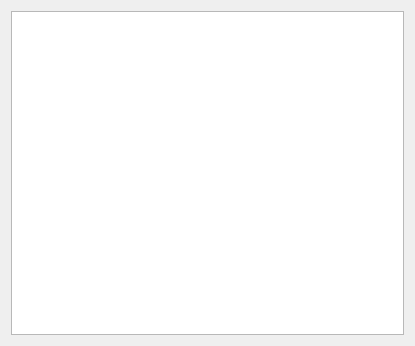
<?xml version="1.0" encoding="UTF-8"?>
<ui version="4.0">
 <class>Widget</class>
 <widget class="QWidget" name="Widget">
  <property name="geometry">
   <rect>
    <x>0</x>
    <y>0</y>
    <width>415</width>
    <height>346</height>
   </rect>
  </property>
  <property name="windowTitle">
   <string>Widget</string>
  </property>
  <layout class="QHBoxLayout" name="horizontalLayout">
   <item>
    <widget class="QListWidget" name="listWidget"/>
   </item>
  </layout>
 </widget>
 <resources/>
 <connections/>
</ui>
